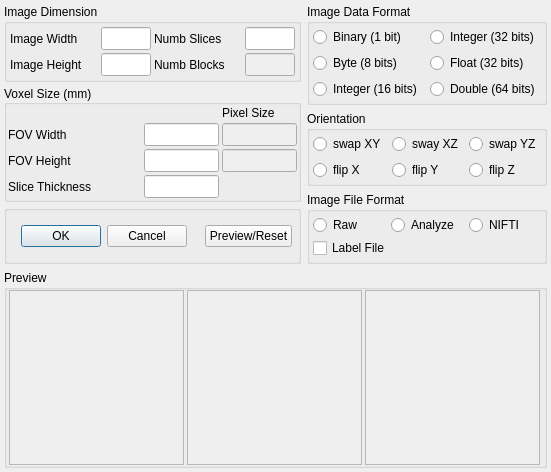
<?xml version="1.0" encoding="UTF-8"?>
<ui version="4.0">
 <class>OpenImageDialog</class>
 <widget class="QDialog" name="OpenImageDialog">
  <property name="windowModality">
   <enum>Qt::ApplicationModal</enum>
  </property>
  <property name="enabled">
   <bool>true</bool>
  </property>
  <property name="geometry">
   <rect>
    <x>0</x>
    <y>0</y>
    <width>551</width>
    <height>456</height>
   </rect>
  </property>
  <property name="sizePolicy">
   <sizepolicy hsizetype="Preferred" vsizetype="Preferred">
    <horstretch>0</horstretch>
    <verstretch>0</verstretch>
   </sizepolicy>
  </property>
  <property name="windowTitle">
   <string notr="true">Image Parameters</string>
  </property>
  <property name="modal">
   <bool>true</bool>
  </property>
  <layout class="QVBoxLayout" name="verticalLayout_4">
   <property name="margin">
    <number>4</number>
   </property>
   <item>
    <layout class="QHBoxLayout" name="horizontalLayout">
     <item>
      <layout class="QVBoxLayout" name="verticalLayout_17">
       <property name="spacing">
        <number>3</number>
       </property>
       <item>
        <widget class="QGroupBox" name="ImgDimenGroup">
         <property name="title">
          <string>Image Dimension</string>
         </property>
         <layout class="QVBoxLayout" name="verticalLayout_8">
          <property name="spacing">
           <number>3</number>
          </property>
          <property name="margin">
           <number>3</number>
          </property>
          <item>
           <layout class="QGridLayout" name="gridLayout_4">
            <property name="spacing">
             <number>3</number>
            </property>
            <item row="0" column="0">
             <widget class="QLabel" name="label">
              <property name="text">
               <string>Image Width</string>
              </property>
              <property name="buddy">
               <cstring>IMG_W</cstring>
              </property>
             </widget>
            </item>
            <item row="0" column="1">
             <widget class="QLineEdit" name="IMG_W">
              <property name="minimumSize">
               <size>
                <width>40</width>
                <height>23</height>
               </size>
              </property>
              <property name="maximumSize">
               <size>
                <width>50</width>
                <height>16777215</height>
               </size>
              </property>
              <property name="inputMethodHints">
               <set>Qt::ImhDigitsOnly</set>
              </property>
              <property name="maxLength">
               <number>7</number>
              </property>
             </widget>
            </item>
            <item row="0" column="2">
             <widget class="QLabel" name="label_2">
              <property name="text">
               <string>Numb Slices</string>
              </property>
              <property name="buddy">
               <cstring>nSlice</cstring>
              </property>
             </widget>
            </item>
            <item row="0" column="3">
             <widget class="QLineEdit" name="nSlice">
              <property name="minimumSize">
               <size>
                <width>40</width>
                <height>23</height>
               </size>
              </property>
              <property name="maximumSize">
               <size>
                <width>50</width>
                <height>16777215</height>
               </size>
              </property>
              <property name="inputMethodHints">
               <set>Qt::ImhDigitsOnly</set>
              </property>
              <property name="maxLength">
               <number>7</number>
              </property>
             </widget>
            </item>
            <item row="1" column="0">
             <widget class="QLabel" name="label_3">
              <property name="maximumSize">
               <size>
                <width>16777215</width>
                <height>23</height>
               </size>
              </property>
              <property name="text">
               <string>Image Height</string>
              </property>
              <property name="buddy">
               <cstring>IMG_H</cstring>
              </property>
             </widget>
            </item>
            <item row="1" column="1">
             <widget class="QLineEdit" name="IMG_H">
              <property name="minimumSize">
               <size>
                <width>40</width>
                <height>23</height>
               </size>
              </property>
              <property name="maximumSize">
               <size>
                <width>50</width>
                <height>16777215</height>
               </size>
              </property>
              <property name="inputMethodHints">
               <set>Qt::ImhDigitsOnly</set>
              </property>
              <property name="maxLength">
               <number>7</number>
              </property>
             </widget>
            </item>
            <item row="1" column="2">
             <widget class="QLabel" name="label_4">
              <property name="text">
               <string>Numb Blocks</string>
              </property>
              <property name="buddy">
               <cstring>nBlocks</cstring>
              </property>
             </widget>
            </item>
            <item row="1" column="3">
             <widget class="QLineEdit" name="nBlocks">
              <property name="enabled">
               <bool>false</bool>
              </property>
              <property name="minimumSize">
               <size>
                <width>40</width>
                <height>23</height>
               </size>
              </property>
              <property name="maximumSize">
               <size>
                <width>50</width>
                <height>16777215</height>
               </size>
              </property>
              <property name="text">
               <string notr="true"/>
              </property>
             </widget>
            </item>
           </layout>
          </item>
         </layout>
        </widget>
       </item>
       <item>
        <widget class="QGroupBox" name="VoxSizeGroup">
         <property name="title">
          <string>Voxel Size (mm)</string>
         </property>
         <property name="alignment">
          <set>Qt::AlignLeading|Qt::AlignLeft|Qt::AlignVCenter</set>
         </property>
         <layout class="QVBoxLayout" name="verticalLayout_2">
          <property name="spacing">
           <number>1</number>
          </property>
          <property name="sizeConstraint">
           <enum>QLayout::SetMinimumSize</enum>
          </property>
          <property name="margin">
           <number>1</number>
          </property>
          <item>
           <layout class="QGridLayout" name="gridLayout">
            <property name="spacing">
             <number>3</number>
            </property>
            <item row="2" column="0">
             <widget class="QLabel" name="label_6">
              <property name="text">
               <string>FOV Height</string>
              </property>
              <property name="buddy">
               <cstring>FOV_H</cstring>
              </property>
             </widget>
            </item>
            <item row="0" column="2">
             <widget class="QLabel" name="label_8">
              <property name="text">
               <string>Pixel Size</string>
              </property>
             </widget>
            </item>
            <item row="3" column="1">
             <widget class="QLineEdit" name="Thickness">
              <property name="minimumSize">
               <size>
                <width>0</width>
                <height>23</height>
               </size>
              </property>
              <property name="maximumSize">
               <size>
                <width>75</width>
                <height>16777215</height>
               </size>
              </property>
              <property name="toolTip">
               <string>up to 10 mm</string>
              </property>
              <property name="inputMethodHints">
               <set>Qt::ImhDigitsOnly</set>
              </property>
              <property name="maxLength">
               <number>6</number>
              </property>
             </widget>
            </item>
            <item row="1" column="0">
             <widget class="QLabel" name="label_5">
              <property name="text">
               <string>FOV Width</string>
              </property>
              <property name="buddy">
               <cstring>FOV_W</cstring>
              </property>
             </widget>
            </item>
            <item row="2" column="1">
             <widget class="QLineEdit" name="FOV_H">
              <property name="minimumSize">
               <size>
                <width>0</width>
                <height>23</height>
               </size>
              </property>
              <property name="maximumSize">
               <size>
                <width>75</width>
                <height>16777215</height>
               </size>
              </property>
              <property name="toolTip">
               <string>up to 1000 mm</string>
              </property>
              <property name="inputMethodHints">
               <set>Qt::ImhDigitsOnly</set>
              </property>
              <property name="maxLength">
               <number>7</number>
              </property>
             </widget>
            </item>
            <item row="1" column="1">
             <widget class="QLineEdit" name="FOV_W">
              <property name="minimumSize">
               <size>
                <width>0</width>
                <height>23</height>
               </size>
              </property>
              <property name="maximumSize">
               <size>
                <width>75</width>
                <height>16777215</height>
               </size>
              </property>
              <property name="toolTip">
               <string>up to 1000 mm</string>
              </property>
              <property name="inputMethodHints">
               <set>Qt::ImhDigitsOnly</set>
              </property>
              <property name="maxLength">
               <number>7</number>
              </property>
             </widget>
            </item>
            <item row="1" column="2">
             <widget class="QLineEdit" name="dx">
              <property name="enabled">
               <bool>false</bool>
              </property>
              <property name="minimumSize">
               <size>
                <width>0</width>
                <height>23</height>
               </size>
              </property>
              <property name="maximumSize">
               <size>
                <width>75</width>
                <height>16777215</height>
               </size>
              </property>
             </widget>
            </item>
            <item row="2" column="2">
             <widget class="QLineEdit" name="dy">
              <property name="enabled">
               <bool>false</bool>
              </property>
              <property name="minimumSize">
               <size>
                <width>0</width>
                <height>23</height>
               </size>
              </property>
              <property name="maximumSize">
               <size>
                <width>75</width>
                <height>16777215</height>
               </size>
              </property>
             </widget>
            </item>
            <item row="3" column="0">
             <widget class="QLabel" name="label_7">
              <property name="text">
               <string>Slice Thickness</string>
              </property>
              <property name="buddy">
               <cstring>Thickness</cstring>
              </property>
             </widget>
            </item>
           </layout>
          </item>
          <item>
           <layout class="QVBoxLayout" name="verticalLayout_7">
            <property name="spacing">
             <number>3</number>
            </property>
           </layout>
          </item>
         </layout>
        </widget>
       </item>
       <item>
        <widget class="QGroupBox" name="groupBox_9">
         <property name="title">
          <string/>
         </property>
         <layout class="QHBoxLayout" name="horizontalLayout_4">
          <property name="spacing">
           <number>6</number>
          </property>
          <property name="leftMargin">
           <number>1</number>
          </property>
          <property name="topMargin">
           <number>1</number>
          </property>
          <property name="rightMargin">
           <number>6</number>
          </property>
          <property name="bottomMargin">
           <number>1</number>
          </property>
          <item>
           <widget class="QDialogButtonBox" name="ButtonBox">
            <property name="toolTip">
             <string notr="true"/>
            </property>
            <property name="layoutDirection">
             <enum>Qt::LeftToRight</enum>
            </property>
            <property name="orientation">
             <enum>Qt::Horizontal</enum>
            </property>
            <property name="standardButtons">
             <set>QDialogButtonBox::Cancel|QDialogButtonBox::Ok</set>
            </property>
            <property name="centerButtons">
             <bool>true</bool>
            </property>
           </widget>
          </item>
          <item>
           <widget class="QPushButton" name="PreviewButton">
            <property name="toolTip">
             <string>Preview first volume in image file.</string>
            </property>
            <property name="text">
             <string>Preview/Reset</string>
            </property>
           </widget>
          </item>
         </layout>
        </widget>
       </item>
      </layout>
     </item>
     <item>
      <layout class="QVBoxLayout" name="verticalLayout_3">
       <item>
        <widget class="QGroupBox" name="ImgDatatypeGroup">
         <property name="title">
          <string>Image Data Format</string>
         </property>
         <layout class="QVBoxLayout" name="verticalLayout">
          <property name="spacing">
           <number>6</number>
          </property>
          <property name="margin">
           <number>3</number>
          </property>
          <item>
           <layout class="QGridLayout" name="gridLayout_3">
            <item row="0" column="0">
             <widget class="QRadioButton" name="BitChoice">
              <property name="text">
               <string>Binary (1 bit)</string>
              </property>
             </widget>
            </item>
            <item row="0" column="1">
             <widget class="QRadioButton" name="Integer32Choice">
              <property name="text">
               <string>Integer (32 bits)</string>
              </property>
             </widget>
            </item>
            <item row="1" column="0">
             <widget class="QRadioButton" name="ByteChoice">
              <property name="text">
               <string>Byte (8 bits)</string>
              </property>
             </widget>
            </item>
            <item row="1" column="1">
             <widget class="QRadioButton" name="FloatChoice">
              <property name="text">
               <string>Float (32 bits)</string>
              </property>
             </widget>
            </item>
            <item row="2" column="0">
             <widget class="QRadioButton" name="Integer16Choice">
              <property name="text">
               <string>Integer (16 bits)</string>
              </property>
             </widget>
            </item>
            <item row="2" column="1">
             <widget class="QRadioButton" name="DoubleChoice">
              <property name="text">
               <string>Double (64 bits)</string>
              </property>
             </widget>
            </item>
           </layout>
          </item>
         </layout>
        </widget>
       </item>
       <item>
        <widget class="QGroupBox" name="ImgOrientationGroup">
         <property name="sizePolicy">
          <sizepolicy hsizetype="Minimum" vsizetype="Minimum">
           <horstretch>0</horstretch>
           <verstretch>0</verstretch>
          </sizepolicy>
         </property>
         <property name="title">
          <string>Orientation</string>
         </property>
         <layout class="QVBoxLayout" name="verticalLayout_6">
          <property name="spacing">
           <number>3</number>
          </property>
          <property name="margin">
           <number>3</number>
          </property>
          <item>
           <layout class="QGridLayout" name="gridLayout_2">
            <item row="0" column="0">
             <widget class="QRadioButton" name="SwapXY">
              <property name="sizePolicy">
               <sizepolicy hsizetype="Minimum" vsizetype="Fixed">
                <horstretch>0</horstretch>
                <verstretch>0</verstretch>
               </sizepolicy>
              </property>
              <property name="text">
               <string>swap XY</string>
              </property>
              <property name="autoExclusive">
               <bool>false</bool>
              </property>
             </widget>
            </item>
            <item row="0" column="1">
             <widget class="QRadioButton" name="SwapXZ">
              <property name="sizePolicy">
               <sizepolicy hsizetype="Minimum" vsizetype="Fixed">
                <horstretch>0</horstretch>
                <verstretch>0</verstretch>
               </sizepolicy>
              </property>
              <property name="text">
               <string>sway XZ</string>
              </property>
              <property name="autoExclusive">
               <bool>false</bool>
              </property>
             </widget>
            </item>
            <item row="0" column="2">
             <widget class="QRadioButton" name="SwapYZ">
              <property name="sizePolicy">
               <sizepolicy hsizetype="Minimum" vsizetype="Fixed">
                <horstretch>0</horstretch>
                <verstretch>0</verstretch>
               </sizepolicy>
              </property>
              <property name="text">
               <string>swap YZ</string>
              </property>
              <property name="autoExclusive">
               <bool>false</bool>
              </property>
             </widget>
            </item>
            <item row="1" column="0">
             <widget class="QRadioButton" name="FlipX">
              <property name="minimumSize">
               <size>
                <width>0</width>
                <height>0</height>
               </size>
              </property>
              <property name="maximumSize">
               <size>
                <width>120</width>
                <height>16777215</height>
               </size>
              </property>
              <property name="text">
               <string>flip X</string>
              </property>
              <property name="autoExclusive">
               <bool>false</bool>
              </property>
             </widget>
            </item>
            <item row="1" column="1">
             <widget class="QRadioButton" name="FlipY">
              <property name="minimumSize">
               <size>
                <width>0</width>
                <height>0</height>
               </size>
              </property>
              <property name="maximumSize">
               <size>
                <width>120</width>
                <height>16777215</height>
               </size>
              </property>
              <property name="text">
               <string>flip Y</string>
              </property>
              <property name="autoExclusive">
               <bool>false</bool>
              </property>
             </widget>
            </item>
            <item row="1" column="2">
             <widget class="QRadioButton" name="FlipZ">
              <property name="text">
               <string>flip Z</string>
              </property>
              <property name="autoExclusive">
               <bool>false</bool>
              </property>
             </widget>
            </item>
           </layout>
          </item>
         </layout>
        </widget>
       </item>
       <item>
        <widget class="QGroupBox" name="FileFormatGroup">
         <property name="title">
          <string>Image File Format</string>
         </property>
         <layout class="QVBoxLayout" name="verticalLayout_5">
          <property name="spacing">
           <number>3</number>
          </property>
          <property name="margin">
           <number>3</number>
          </property>
          <item>
           <layout class="QHBoxLayout" name="horizontalLayout_5">
            <item>
             <widget class="QRadioButton" name="RawCheck">
              <property name="text">
               <string>Raw</string>
              </property>
             </widget>
            </item>
            <item>
             <widget class="QRadioButton" name="AnalyzeCheck">
              <property name="text">
               <string>Analyze</string>
              </property>
             </widget>
            </item>
            <item>
             <widget class="QRadioButton" name="NIFTI_Check">
              <property name="text">
               <string>NIFTI</string>
              </property>
             </widget>
            </item>
           </layout>
          </item>
          <item>
           <widget class="QCheckBox" name="LabelCheck">
            <property name="text">
             <string>Label File</string>
            </property>
           </widget>
          </item>
         </layout>
        </widget>
       </item>
      </layout>
     </item>
    </layout>
   </item>
   <item>
    <widget class="QGroupBox" name="NewImgGroup">
     <property name="title">
      <string>Preview</string>
     </property>
     <layout class="QVBoxLayout" name="verticalLayout_9">
      <property name="spacing">
       <number>0</number>
      </property>
      <property name="margin">
       <number>0</number>
      </property>
      <item>
       <layout class="QHBoxLayout" name="horizontalLayout_6">
        <property name="spacing">
         <number>1</number>
        </property>
        <item>
         <widget class="QScrollArea" name="Cor2">
          <property name="sizePolicy">
           <sizepolicy hsizetype="Fixed" vsizetype="Fixed">
            <horstretch>0</horstretch>
            <verstretch>0</verstretch>
           </sizepolicy>
          </property>
          <property name="minimumSize">
           <size>
            <width>175</width>
            <height>175</height>
           </size>
          </property>
          <property name="maximumSize">
           <size>
            <width>175</width>
            <height>175</height>
           </size>
          </property>
          <property name="widgetResizable">
           <bool>true</bool>
          </property>
          <widget class="QWidget" name="scrollAreaWidgetContents_4">
           <property name="geometry">
            <rect>
             <x>0</x>
             <y>0</y>
             <width>171</width>
             <height>171</height>
            </rect>
           </property>
           <layout class="QVBoxLayout" name="verticalLayout_12">
            <property name="spacing">
             <number>1</number>
            </property>
            <property name="margin">
             <number>1</number>
            </property>
            <item>
             <widget class="QLabel" name="Cor2Lbl">
              <property name="toolTip">
               <string>CORONAL</string>
              </property>
              <property name="text">
               <string/>
              </property>
             </widget>
            </item>
           </layout>
          </widget>
         </widget>
        </item>
        <item>
         <widget class="QScrollArea" name="Sag2">
          <property name="sizePolicy">
           <sizepolicy hsizetype="Fixed" vsizetype="Fixed">
            <horstretch>0</horstretch>
            <verstretch>0</verstretch>
           </sizepolicy>
          </property>
          <property name="minimumSize">
           <size>
            <width>175</width>
            <height>175</height>
           </size>
          </property>
          <property name="maximumSize">
           <size>
            <width>175</width>
            <height>175</height>
           </size>
          </property>
          <property name="widgetResizable">
           <bool>true</bool>
          </property>
          <widget class="QWidget" name="scrollAreaWidgetContents_5">
           <property name="geometry">
            <rect>
             <x>0</x>
             <y>0</y>
             <width>171</width>
             <height>171</height>
            </rect>
           </property>
           <layout class="QVBoxLayout" name="verticalLayout_13">
            <property name="spacing">
             <number>1</number>
            </property>
            <property name="margin">
             <number>1</number>
            </property>
            <item>
             <widget class="QLabel" name="Sag2Lbl">
              <property name="toolTip">
               <string>SAGITAL</string>
              </property>
              <property name="text">
               <string/>
              </property>
             </widget>
            </item>
           </layout>
          </widget>
         </widget>
        </item>
        <item>
         <widget class="QScrollArea" name="Ax2">
          <property name="sizePolicy">
           <sizepolicy hsizetype="Fixed" vsizetype="Fixed">
            <horstretch>0</horstretch>
            <verstretch>0</verstretch>
           </sizepolicy>
          </property>
          <property name="minimumSize">
           <size>
            <width>175</width>
            <height>175</height>
           </size>
          </property>
          <property name="maximumSize">
           <size>
            <width>175</width>
            <height>175</height>
           </size>
          </property>
          <property name="widgetResizable">
           <bool>true</bool>
          </property>
          <widget class="QWidget" name="scrollAreaWidgetContents_6">
           <property name="geometry">
            <rect>
             <x>0</x>
             <y>0</y>
             <width>171</width>
             <height>171</height>
            </rect>
           </property>
           <layout class="QVBoxLayout" name="verticalLayout_14">
            <property name="spacing">
             <number>1</number>
            </property>
            <property name="margin">
             <number>1</number>
            </property>
            <item>
             <widget class="QLabel" name="Ax2Lbl">
              <property name="toolTip">
               <string>AXIAL</string>
              </property>
              <property name="text">
               <string/>
              </property>
             </widget>
            </item>
           </layout>
          </widget>
         </widget>
        </item>
       </layout>
      </item>
     </layout>
    </widget>
   </item>
  </layout>
  <zorder></zorder>
  <zorder>NewImgGroup</zorder>
 </widget>
 <layoutdefault spacing="6" margin="11"/>
 <tabstops>
  <tabstop>IMG_W</tabstop>
  <tabstop>IMG_H</tabstop>
  <tabstop>nSlice</tabstop>
  <tabstop>FOV_W</tabstop>
  <tabstop>FOV_H</tabstop>
  <tabstop>Thickness</tabstop>
  <tabstop>ByteChoice</tabstop>
  <tabstop>Integer16Choice</tabstop>
  <tabstop>FloatChoice</tabstop>
  <tabstop>DoubleChoice</tabstop>
  <tabstop>RawCheck</tabstop>
  <tabstop>SwapXY</tabstop>
  <tabstop>SwapXZ</tabstop>
  <tabstop>SwapYZ</tabstop>
  <tabstop>FlipX</tabstop>
  <tabstop>FlipY</tabstop>
  <tabstop>FlipZ</tabstop>
  <tabstop>AnalyzeCheck</tabstop>
  <tabstop>NIFTI_Check</tabstop>
  <tabstop>LabelCheck</tabstop>
  <tabstop>ButtonBox</tabstop>
  <tabstop>PreviewButton</tabstop>
  <tabstop>nBlocks</tabstop>
  <tabstop>dx</tabstop>
  <tabstop>dy</tabstop>
  <tabstop>Cor2</tabstop>
  <tabstop>Sag2</tabstop>
  <tabstop>Ax2</tabstop>
 </tabstops>
 <resources/>
 <connections>
  <connection>
   <sender>AnalyzeCheck</sender>
   <signal>clicked(bool)</signal>
   <receiver>ImgDatatypeGroup</receiver>
   <slot>setDisabled(bool)</slot>
   <hints>
    <hint type="sourcelabel">
     <x>466</x>
     <y>212</y>
    </hint>
    <hint type="destinationlabel">
     <x>535</x>
     <y>73</y>
    </hint>
   </hints>
  </connection>
  <connection>
   <sender>RawCheck</sender>
   <signal>clicked(bool)</signal>
   <receiver>ImgDatatypeGroup</receiver>
   <slot>setEnabled(bool)</slot>
   <hints>
    <hint type="sourcelabel">
     <x>394</x>
     <y>212</y>
    </hint>
    <hint type="destinationlabel">
     <x>535</x>
     <y>73</y>
    </hint>
   </hints>
  </connection>
  <connection>
   <sender>NIFTI_Check</sender>
   <signal>clicked(bool)</signal>
   <receiver>ImgDatatypeGroup</receiver>
   <slot>setDisabled(bool)</slot>
   <hints>
    <hint type="sourcelabel">
     <x>538</x>
     <y>212</y>
    </hint>
    <hint type="destinationlabel">
     <x>535</x>
     <y>73</y>
    </hint>
   </hints>
  </connection>
  <connection>
   <sender>RawCheck</sender>
   <signal>clicked(bool)</signal>
   <receiver>ImgDimenGroup</receiver>
   <slot>setEnabled(bool)</slot>
   <hints>
    <hint type="sourcelabel">
     <x>394</x>
     <y>212</y>
    </hint>
    <hint type="destinationlabel">
     <x>238</x>
     <y>79</y>
    </hint>
   </hints>
  </connection>
  <connection>
   <sender>AnalyzeCheck</sender>
   <signal>clicked(bool)</signal>
   <receiver>ImgDimenGroup</receiver>
   <slot>setDisabled(bool)</slot>
   <hints>
    <hint type="sourcelabel">
     <x>466</x>
     <y>212</y>
    </hint>
    <hint type="destinationlabel">
     <x>235</x>
     <y>79</y>
    </hint>
   </hints>
  </connection>
  <connection>
   <sender>NIFTI_Check</sender>
   <signal>clicked(bool)</signal>
   <receiver>ImgDimenGroup</receiver>
   <slot>setDisabled(bool)</slot>
   <hints>
    <hint type="sourcelabel">
     <x>538</x>
     <y>212</y>
    </hint>
    <hint type="destinationlabel">
     <x>217</x>
     <y>63</y>
    </hint>
   </hints>
  </connection>
  <connection>
   <sender>AnalyzeCheck</sender>
   <signal>clicked(bool)</signal>
   <receiver>VoxSizeGroup</receiver>
   <slot>setDisabled(bool)</slot>
   <hints>
    <hint type="sourcelabel">
     <x>466</x>
     <y>212</y>
    </hint>
    <hint type="destinationlabel">
     <x>235</x>
     <y>197</y>
    </hint>
   </hints>
  </connection>
  <connection>
   <sender>NIFTI_Check</sender>
   <signal>clicked(bool)</signal>
   <receiver>VoxSizeGroup</receiver>
   <slot>setDisabled(bool)</slot>
   <hints>
    <hint type="sourcelabel">
     <x>538</x>
     <y>212</y>
    </hint>
    <hint type="destinationlabel">
     <x>235</x>
     <y>197</y>
    </hint>
   </hints>
  </connection>
 </connections>
</ui>
